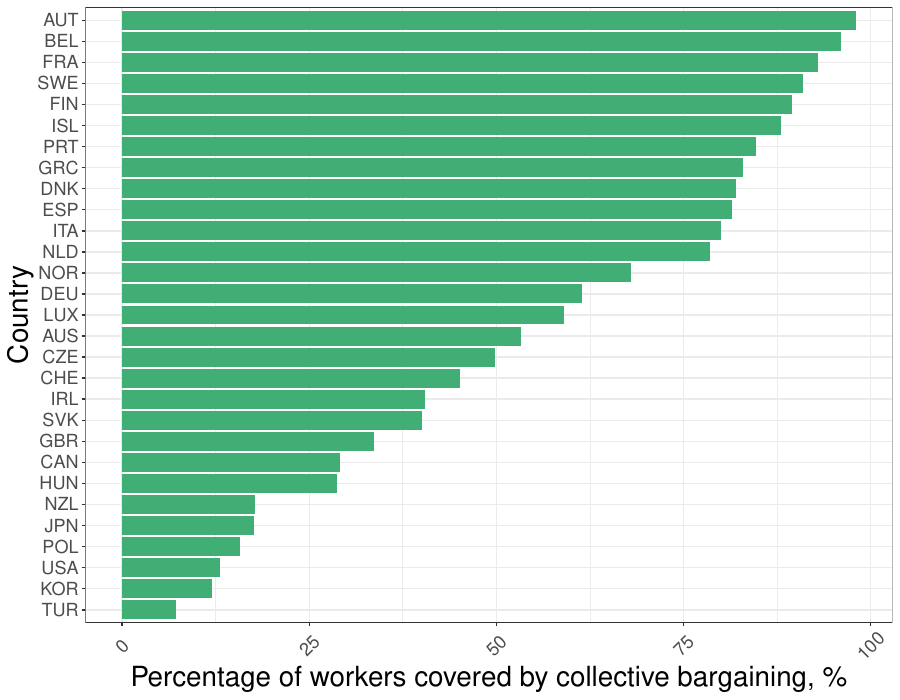

Generate this figure with R:
require(ggplot2)
require(ggrepel)
require(dplyr)

COLA <- c("#e0f3db", "#99d8c9","#66c2a4","#41ae76", "#238b45", "#005824")

pdf(file = "capitalism/employment_union_coverage.pdf", width = 9, height = 7)
UnionCoverage <- read.csv("employment/union_coverage.csv")
UnionCoverage <- 
  UnionCoverage %>% 
  arrange(Coverage)

UnionCoverage$Country <- 
  factor(UnionCoverage$Country, levels = UnionCoverage$Country[order(UnionCoverage$Coverage)])
u1 <- ggplot(UnionCoverage, aes(x = Country, y = Coverage)) + 
  geom_bar(stat = "identity", 
              aes(fill = Coverage), 
              fill = COLA[4],
              show.legend = FALSE) + 
  #scale_fill_manual(guide = "legend") + #This is so I can supress the legend
  ylab("Percentage of workers covered by collective bargaining, %") + 
  theme_bw() +
  theme(axis.title = element_text(size = 20),
        axis.text.y = element_text(size = 13),
        legend.title = element_text(size = 14),
        legend.text = element_text(size = 14),
        axis.text.x  = element_text(angle = 45, vjust = 0.5, size = 13 )
        ) + 
  coord_flip()

print(u1)
dev.off()

